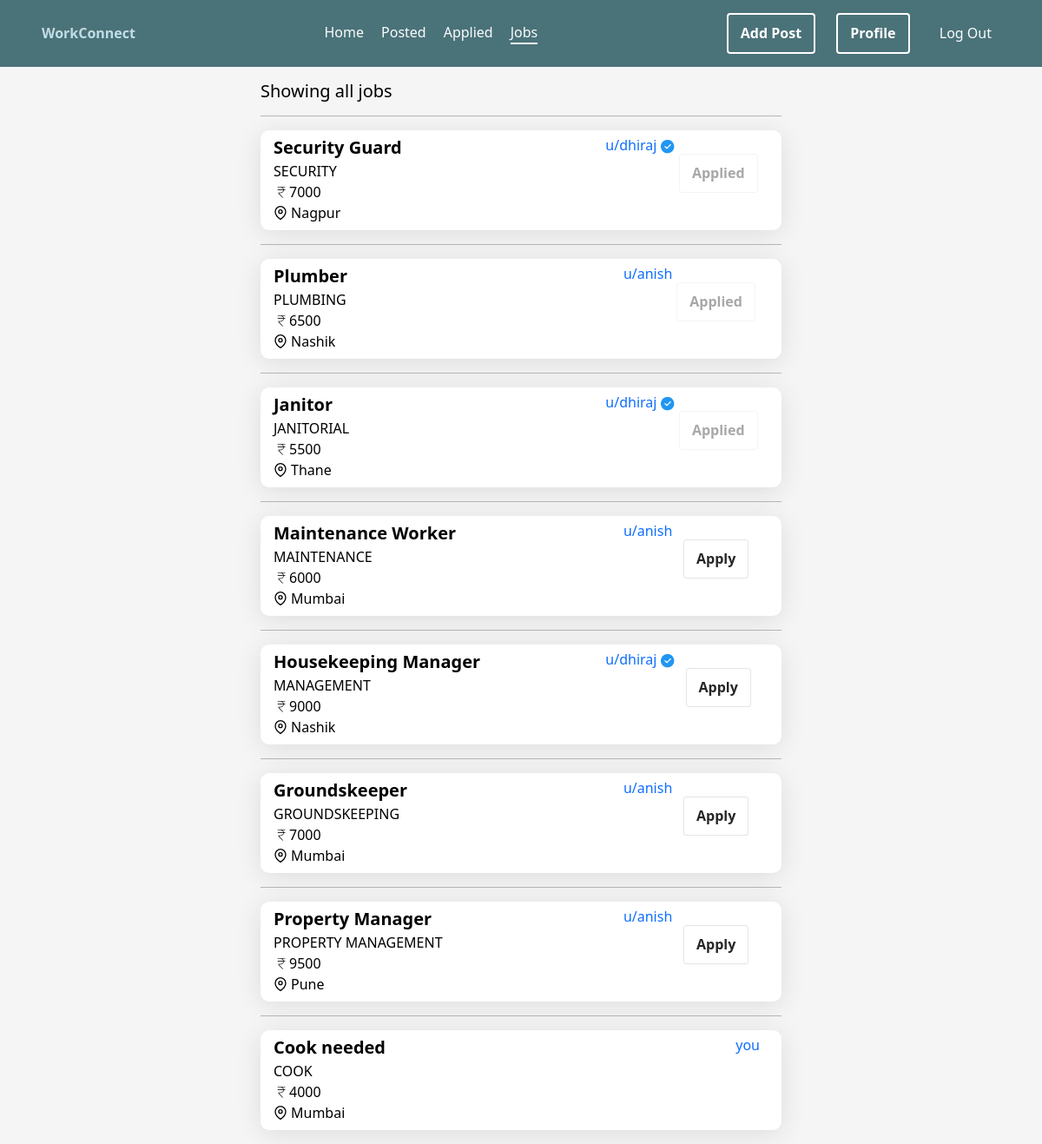
The app's page /newco/listings (signed in), older data.
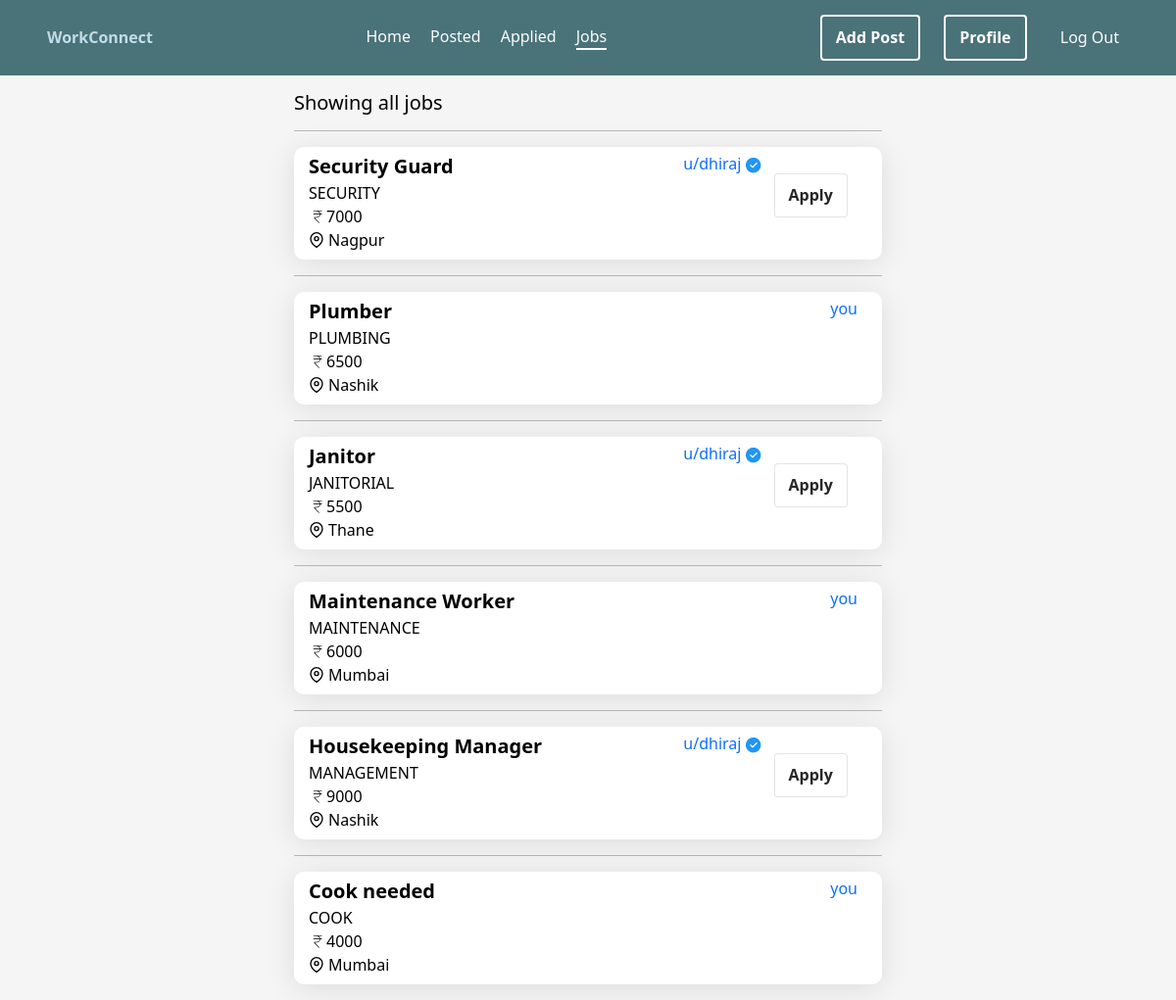
The same page, newer data.
### newco/models.py (models this page shows, shortened)
class Job(models.Model):
    user = models.ForeignKey(User,on_delete=models.CASCADE)
    title = models.CharField(max_length=255)
    description = models.TextField()
    job_specification = models.CharField(default=None,max_length=255)
    salary = models.CharField(max_length=32)
    location = models.CharField(max_length=32)
    people_applied = models.IntegerField(default=0)
    applied = models.ManyToManyField(User,related_name='users_applied',blank=True)

### newco/views.py (the view)
# urls.py: path('listings',views.listings,name='listings'),
@login_required
def listings(request: HttpRequest,filterby=None):
    jobs = Job.objects.all()
    title = request.POST.get('jobtitle','').strip()
    location = request.POST.get('location','').strip()
    if title and location:
        jobs = jobs.filter(job_specification=title.upper(),location=location)
    elif title or location:
        if title:
            jobs = jobs.filter(job_specification=title.upper())
        if location:
            jobs = jobs.filter(location=location)
    if jobs.count() == 0:
        jobs = None
    else:
        pass
    return render(request, 'newco/listings.html', {'jobs': jobs,'searched':jobs.count()!=Job.objects.count()})

### newco/templates/newco/listings.html (shortened to what this page needs)
{% extends 'newco/layout.html' %}
{% block body %}
{% if jobs %}
    <div class="w-100 h-auto center">
        <div class="w-50 d-block m-3">
            {% if searched %}
                <div class="h5">Your Search Results</div>
            {% else %}
                <div class="h5">Showing all jobs</div>
            {% endif %}
            {% for job in jobs %}
                <hr>
                <a href="post/{{ job.id }}" class="w-100">
                    <div class="post form w-100 flex-row nothover">
                        <div class="flex-column w-100">
                            <div class="w-100 lead" style="font-weight: 600;">{{ job.title }}</div>
                            <div class="w-100">{{ job.job_specification }}</div>
                            <div class="w-100"><svg xmlns="http://www.w3.org/2000/svg" height="18" width="18" viewBox="50 -850 850 900" stroke-width="5" stroke="black"><path d="M540-172 306-416v-44h114q63 0 116-39.5T588-616H266v-28h320q-11-51-57-83.5T420-760H266v-28h428v28H528q33 17 57 48.5t29 67.5h80v28h-78q2 85-58 134.5T420-432h-90l249 260h-39Z"/></svg>{{ job.salary }}</div>
                            <div class="w-100">{{ job.location }}</div>
                        </div>
                    </a>
                    {% if job.user.username != request.user.username %}
                        <div class="d-inline-flex flex-row" style="gap: 5px;height: 25px; transition: all 0.3s;">
                            <a href="" class="a-hover">u/{{ job.user.username }}</a>
                        </div>
                        <div class="w-25 center" style="height: 90px;">
                            {% if request.user not in job.applied.all %}
                                <a href="post/apply/{{ job.id }}">
                                    <button type="button">Apply</button>
                                </a>
                            {% else %}
                                <button type="button" disabled style="opacity: 0.4;cursor: not-allowed">Applied</button>
                            {% endif %}
                            </div>
                    {% else %}
                        <div class="d-inline-flex flex-row-reverse" style="height: 25px; transition: all 0.3s;">
                            <a href="profile/{{ job.user.username }}" class="a-hover">you</a>
                        </div>
                    {% endif %}
                </div>
            {% endfor %}
{% else %}
<div class="w-100 h-75 center">
    <div class="display-6 h1">No jobs posted yet</div>
</div>
{% endif %}
{% endblock %}

### newco/templates/newco/layout.html (shortened to what this page needs)
{% load static %}
<html lang="en">
<head>
    <link href="https://cdn.jsdelivr.net/npm/bootstrap@5.3.2/dist/css/bootstrap.min.css" rel="stylesheet">
    <link rel="stylesheet" href="{% static 'newco/log.reg.styles.css' %}">
    <link rel="stylesheet" href="{% static 'newco/styles.css' %}">
</head>
<body>
    {% block nav-header %}
    <header>
        <div class="site-name" style="color: white;"><a href="{% url 'home' %}" style="color: white;">WorkConnect</a></div>
        <div class="navbar">
            <a class="navbar-item" href="{% url 'home' %}">
                Home</a>
            {% if user.is_authenticated %}
                <a class="navbar-item" href="{% url 'posted' %}">Posted</a>
                <a class="navbar-item" href="{% url 'applied' %}">Applied</a>
            {% endif %}
            <a class="navbar-item" href="{% url 'listings' %}">Jobs</a>
        </div>
        <div class="nav-buttons">
            {% block nav-icons %}
                {% if user.is_authenticated %}
                    <a href="{% url 'add-job' %}"><button>Add Post</button></a>
                    <a href="{% url 'profile' request.user.username %}"><button>Profile<div class="tooltiptext">{{ request.user.username }}</div></button></a>
                    <a href="{% url 'logout' %}" id="nav-logout-btn" class="navbar-item">Log Out</a>
                {% else %}
                    <a href="{% url 'register' %}"><button>Register</button></a>
                    <a href="{% url 'login' %}"><button>Log In</button></a>
                {% endif %}
            {% endblock %}
        </div>
    </header>
    {% endblock %}
    {% block body %}
    {% endblock %}
</body>
</html>

### newco/static/newco/log.reg.styles.css (style rules this page uses)
.form { width: 380px; height: 500px; display: flex; flex-direction: column; border-radius: 15px; background-color: white; box-shadow: 0 4px 30px rgba(0, 0, 0, 0.1); transition: .4s ease-in-out; }

### newco/static/newco/styles.css (style rules this page uses)
* { font-family: 'Segoe UI'; margin: 0; padding: 0; color: black; background-color: #f5f5f5; }
.center { display: flex; justify-content: center; align-items: center; }
div { background: transparent; }
body { background-color: #f5f5f5; }
button { background-color: #FFFFFF; border: 1px solid rgba(0, 0, 0, 0.1); border-radius: .25rem; box-shadow: rgba(0, 0, 0, 0.02) 0 1px 3px 0; color: rgba(0, 0, 0, 0.85); cursor: pointer; display: inline-flex; font-size: 16px; font-weight: 600; justify-content: center; line-height: 1.05; min-height: 1rem; padding: calc(.875rem - 1px) calc(1.5rem - 10px); text-decoration: none; transition: all 250ms; user-select: none; -webkit-user-select: none; touch-action: manipulation; vertical-align: baseline; width: fit-content; }
a { text-decoration: none; background: transparent; }
.a-hover { transition: all 0.5s; border-bottom: 2px #0d6efd00 solid; }
header { display: flex; justify-content: space-between; align-items: center; padding: 15px 4%; color: black; background-color: #4a7279; }
.site-name { font-family: 'Tahoma', Verdana, sans-serif; font-weight: 700; transition: all 0.4s; background: linear-gradient(to bottom, #C7D1CA, #BCE7FD); background-clip: text; -webkit-text-fill-color: transparent; }
.navbar { background: transparent; color: black; padding: 0px 20px; }
.navbar-item { text-decoration: none; font-weight: 500; margin: 10px; background: transparent; color: rgba(255, 255, 255, 0.978); border-bottom: 2px #ffffff00 solid; transition: all 0.5s; }
.navbar-item-focus { border-bottom: 2px #ffffff solid; }
#nav-logout-btn { cursor: pointer; border-bottom: 2px rgba(255, 255, 255, 0) solid; transition: all 0.2s; }
.nav-buttons { background: transparent; }
.nav-buttons button { background-color:#afdfebb6; background-color:transparent; color: white; border:2px white solid; }
.nav-buttons a { cursor: default; }
.nav-buttons a button:first-child { margin-right: 20px; }
.bg-transparent, * { background: transparent; }
.post { background: white; height: 115px; transition: all 0.6s ease; border-radius: 10px; padding-top: 5px; padding-bottom: 25px; padding-right: 25px; padding-left: 15px; overflow: hidden; }
hr { border: 0; border-top: 0.5px solid black; }

Row changes from the older to the newer data that the page shows:
removed Job: title "Groundskeeper", job_specification "GROUNDSKEEPING", salary "7000", location "Mumbai", user.username "anish"
removed Job: title "Property Manager", job_specification "PROPERTY MANAGEMENT", salary "9500", location "Pune", user.username "anish"
computed for Job "Security Guard": text "Applied" → "Apply"
changed Job "Plumber": user.username "anish" → (not shown); user_id "u/ Applied" → "you"
computed for Job "Janitor": text "Applied" → "Apply"
changed Job "Maintenance Worker": user.username "anish" → (not shown); user_id "u/ Apply" → "you"
